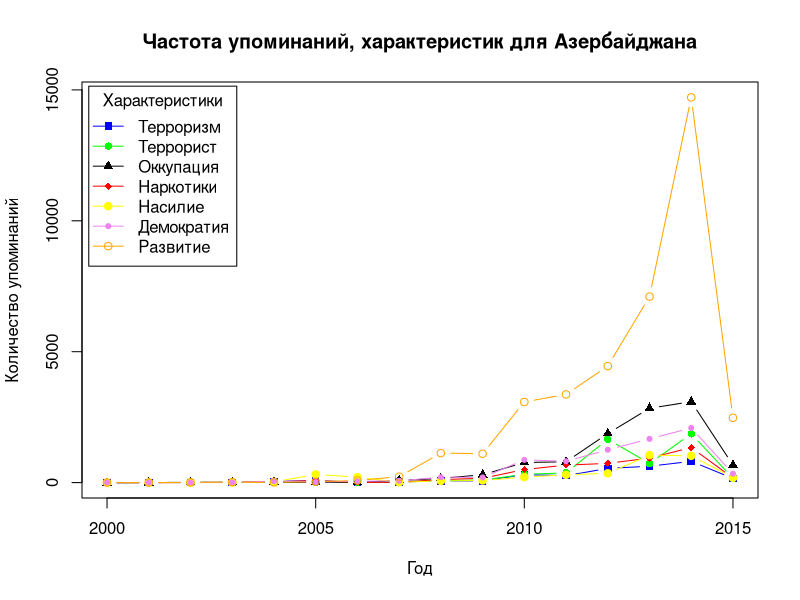

Reproduce this figure in R.
setwd("/home/user/Документы/ECM-312")
mytable<-read.table("Azerbaijan.csv",header=TRUE,sep=",")
mytable
ymax<-max(mytable[][2:8])
ymax
names(mytable)
attach(mytable)
chars=c("Терроризм","Террорист","Оккупация","Наркотики","Насилие","Демократия","Развитие")
png(filename="Azerbaijan.png",units="px",width=1200,res=96,pointsize=12,family="serif")
plot(Year,terrorism,xlab="Год",ylab="Количество упоминаний",main="Частота упоминаний, характеристик для Азербайджана",pch=15,col="blue",type="b",xlim=c(2000,2015),ylim=c(0,ymax))
lines(Year,terrorist,pch=16,col="green",type="b", xlim=c(2000,2014),ylim=c(0,ymax))
lines(Year,occupation,pch=17,col="black",type="b", xlim=c(2000,2014),ylim=c(0,ymax))
lines(Year,narcotic,pch=18,col="red",type="b", xlim=c(2000,2014),ylim=c(0,ymax))
lines(Year,violation,pch=19,col="yellow",type="b", xlim=c(2000,2014),ylim=c(0,ymax))
lines(Year,democracy,pch=20,col="violet",type="b", xlim=c(2000,2014),ylim=c(0,ymax))
lines(Year,development,pch=21,col="orange",type="b", xlim=c(2000,2014),ylim=c(0,ymax))
legend ("toplef",inset=.01,title="Характеристики",chars,lty=c(1,1),pch=c(15,16,17,18,19,20,21),col=c("blue","green","black","red","yellow","violet","orange"))
dev.off()